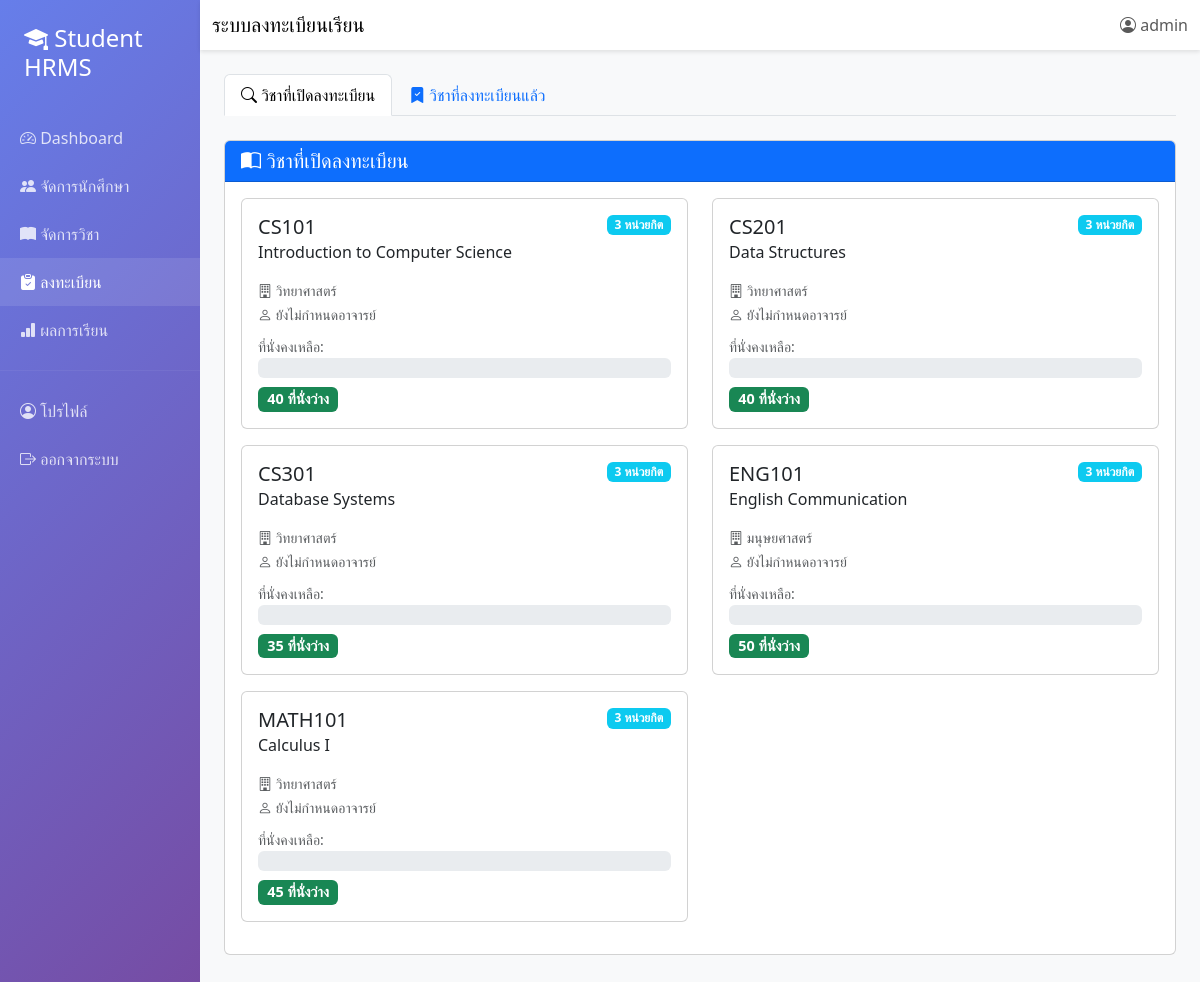
The page /enrollments.php (signed in) on the database its author committed.
### tables this page shows
CREATE TABLE IF NOT EXISTS teaching_assignments (
    assignment_id INT AUTO_INCREMENT PRIMARY KEY,
    course_id INT NOT NULL,
    teacher_id INT NOT NULL,
    semester VARCHAR(20) NOT NULL,
    academic_year VARCHAR(10) NOT NULL,
    section VARCHAR(10),
    schedule TEXT,
    room VARCHAR(50),
    max_students INT DEFAULT 40,
    created_at TIMESTAMP DEFAULT CURRENT_TIMESTAMP,
    FOREIGN KEY (course_id) REFERENCES courses(course_id) ON DELETE CASCADE,
    FOREIGN KEY (teacher_id) REFERENCES teachers(teacher_id) ON DELETE CASCADE
);

CREATE TABLE IF NOT EXISTS courses (
    course_id INT AUTO_INCREMENT PRIMARY KEY,
    course_code VARCHAR(20) NOT NULL UNIQUE,
    course_name VARCHAR(200) NOT NULL,
    description TEXT,
    credits INT NOT NULL,
    faculty VARCHAR(100),
    department VARCHAR(100),
    created_at TIMESTAMP DEFAULT CURRENT_TIMESTAMP,
    updated_at TIMESTAMP DEFAULT CURRENT_TIMESTAMP ON UPDATE CURRENT_TIMESTAMP
);

### models/TeachingAssignment.php (called while the page is built, shortened)
<?php
class TeachingAssignment {
    private $conn;
    private $table_name = "teaching_assignments";
    public function __construct($db) {
        $this->conn = $db;
    }
    public function readAvailable() {
        $query = "SELECT ta.*,
                         c.course_code, c.course_name, c.credits, c.faculty, c.department,
                         t.first_name as teacher_first_name,
                         t.last_name as teacher_last_name,
                         (SELECT COUNT(*) FROM enrollments e
                          WHERE e.assignment_id = ta.assignment_id
                          AND e.status = 'enrolled') as enrolled_count
                  FROM " . $this->table_name . " ta
                  INNER JOIN courses c ON ta.course_id = c.course_id
                  LEFT JOIN teachers t ON ta.teacher_id = t.teacher_id
                  ORDER BY c.course_code";
        $stmt = $this->conn->prepare($query);
        $stmt->execute();
        return $stmt;
    }
}
?>

### enrollments.php (the view, shortened to what this page needs)
<?php
require_once 'models/TeachingAssignment.php';
$database = new Database();
$db = $database->getConnection();
$assignment = new TeachingAssignment($db);
$stmt_courses = $assignment->readAvailable();
?>
<!DOCTYPE html>
<html lang="th">
<head>
    <link href="https://cdn.jsdelivr.net/npm/bootstrap@5.3.0/dist/css/bootstrap.min.css" rel="stylesheet">
    <link rel="stylesheet" href="https://cdn.jsdelivr.net/npm/bootstrap-icons@1.11.0/font/bootstrap-icons.css">
</head>
<body>
    <div class="container-fluid">
        <div class="row">
            <div class="col-md-2 sidebar p-0">
                <div class="p-4">
                    <h4><i class="bi bi-mortarboard-fill"></i> Student HRMS</h4>
                </div>
                <nav>
                    <a href="dashboard.php">
                        <i class="bi bi-speedometer2"></i> Dashboard
                    </a>
                    <a href="students.php">
                        <i class="bi bi-people-fill"></i> จัดการนักศึกษา
                    </a>
                    <a href="courses.php">
                        <i class="bi bi-book-fill"></i> จัดการวิชา
                    </a>
                    <a href="enrollments.php" class="active">
                        <i class="bi bi-clipboard-check-fill"></i> ลงทะเบียน
                    </a>
                    <a href="grades.php">
                        <i class="bi bi-bar-chart-fill"></i> ผลการเรียน
                    </a>
                    <hr style="border-color: rgba(255,255,255,0.2);">
                    <a href="profile.php">
                        <i class="bi bi-person-circle"></i> โปรไฟล์
                    </a>
                    <a href="logout.php">
                        <i class="bi bi-box-arrow-right"></i> ออกจากระบบ
                    </a>
                </nav>
            </div>
            <div class="col-md-10 p-0">
                <nav class="navbar navbar-custom navbar-expand-lg">
                    <div class="container-fluid">
                        <span class="navbar-brand mb-0 h1">ระบบลงทะเบียนเรียน</span>
                        <div class="ms-auto">
                            <span class="navbar-text">
                                <i class="bi bi-person-circle"></i> <?php echo htmlspecialchars($_SESSION['username']); ?>
                            </span>
                        </div>
                    </div>
                </nav>
                <div class="p-4">
                    <ul class="nav nav-tabs mb-4" id="enrollmentTab" role="tablist">
                        <li class="nav-item" role="presentation">
                            <button class="nav-link active" id="available-tab" data-bs-toggle="tab"
                                    data-bs-target="#available" type="button">
                                <i class="bi bi-search"></i> วิชาที่เปิดลงทะเบียน
                            </button>
                        </li>
                        <li class="nav-item" role="presentation">
                            <button class="nav-link" id="enrolled-tab" data-bs-toggle="tab"
                                    data-bs-target="#enrolled" type="button">
                                <i class="bi bi-bookmark-check-fill"></i> วิชาที่ลงทะเบียนแล้ว
                            </button>
                        </li>
                    </ul>
                    <div class="tab-content" id="enrollmentTabContent">
                        <div class="tab-pane fade show active" id="available">
                            <div class="card mb-4">
                                <div class="card-header bg-primary text-white">
                                    <h5 class="mb-0"><i class="bi bi-book-half"></i> วิชาที่เปิดลงทะเบียน</h5>
                                </div>
                                <div class="card-body">
                                    <div class="row">
                                        <?php
                                        if($stmt_courses->rowCount() > 0) {
                                            while($course = $stmt_courses->fetch(PDO::FETCH_ASSOC)) {
                                                $enrolled = $course['enrolled_count'];
                                                $max = $course['max_students'] ?? 40;
                                                $available = $max - $enrolled;
                                                $badge_color = 'success';
                                        ?>
                                        <div class="col-md-6 mb-3">
                                            <div class="card course-card h-100" onclick="enrollCourse(<?php echo $course['assignment_id']; ?>, '<?php echo $course['course_code']; ?>', '<?php echo htmlspecialchars($course['course_name']); ?>')">
                                                <div class="card-body">
                                                    <div class="d-flex justify-content-between align-items-start mb-2">
                                                        <h5 class="card-title mb-0"><?php echo htmlspecialchars($course['course_code']); ?></h5>
                                                        <span class="badge bg-info"><?php echo $course['credits']; ?> หน่วยกิต</span>
                                                    </div>
                                                    <h6 class="card-subtitle mb-3"><?php echo htmlspecialchars($course['course_name']); ?></h6>
                                                    <p class="mb-2">
                                                        <small class="text-muted">
                                                            <i class="bi bi-building"></i> <?php echo htmlspecialchars($course['faculty']); ?><br>
                                                            <i class="bi bi-person"></i>
                                                            <?php
                                                            if($course['teacher_first_name']) {
                                                                echo htmlspecialchars($course['teacher_first_name'] . ' ' . $course['teacher_last_name']);
                                                            } else {
                                                                echo 'ยังไม่กำหนดอาจารย์';
                                                            }
                                                            ?>
                                                        </small>
                                                    </p>
                                                    <div class="mb-2">
                                                        <small class="text-muted">ที่นั่งคงเหลือ:</small>
                                                        <div class="progress" style="height: 20px;">
                                                        </div>
                                                    </div>
                                                    <span class="badge bg-<?php echo $badge_color; ?> seats-available">
                                                        <?php echo $available; ?> ที่นั่งว่าง
                                                    </span>
                                                </div>
                                            </div>
                                        </div>
                                        <?php
                                            }
                                        } else {
                                            echo '<div class="col-12"><div class="alert alert-info">ยังไม่มีวิชาเปิดลงทะเบียน</div></div>';
                                        }
                                        ?>
                                    </div>
                                </div>
                            </div>
                        </div>
                    </div>
                </div>
            </div>
        </div>
    </div>
</body>
</html>

### enrollments.php (style rules this page uses)
body { background-color: #f8f9fa; }
.sidebar { min-height: 100vh; background: linear-gradient(135deg, #667eea 0%, #764ba2 100%); color: white; }
.sidebar a { color: rgba(255,255,255,0.8); text-decoration: none; padding: 12px 20px; display: block; transition: all 0.3s; }
.sidebar a:hover, .sidebar a.active { background: rgba(255,255,255,0.1); color: white; }
.navbar-custom { background: white; box-shadow: 0 2px 4px rgba(0,0,0,0.1); }
.course-card { transition: transform 0.3s; cursor: pointer; }
.seats-available { font-size: 0.9rem; }

### rows shown on the page
teaching_assignments: course.course_code "CS101", course.credits "3", course.course_name "Introduction to Computer Science", course.faculty "วิทยาศาสตร์", max_students "40"
teaching_assignments: course.course_code "CS201", course.credits "3", course.course_name "Data Structures", course.faculty "วิทยาศาสตร์", max_students "40"
teaching_assignments: course.course_code "CS301", course.credits "3", course.course_name "Database Systems", course.faculty "วิทยาศาสตร์", max_students "35"
teaching_assignments: course.course_code "ENG101", course.credits "3", course.course_name "English Communication", course.faculty "มนุษยศาสตร์", max_students "50"
teaching_assignments: course.course_code "MATH101", course.credits "3", course.course_name "Calculus I", course.faculty "วิทยาศาสตร์", max_students "45"

### other values the page prints
$_SESSION['username'] "admin"
